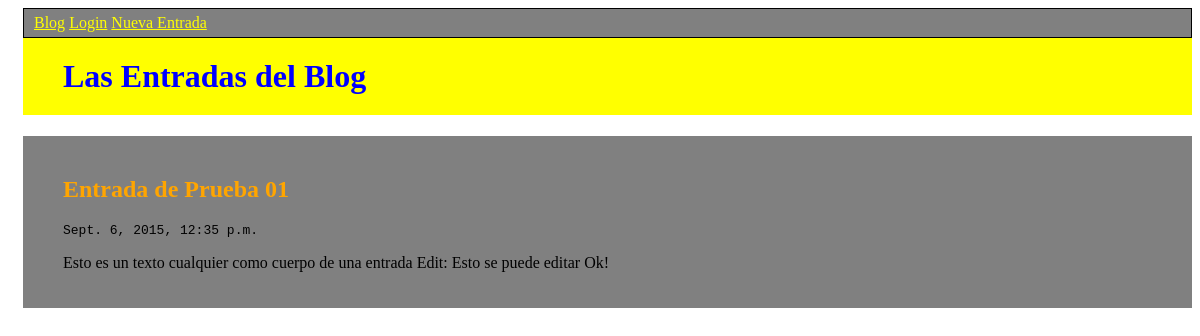
The app's page /entrada/1/ with its own data.
### blog/models.py (models this page shows, shortened)
class Entrada(models.Model):
    autor = models.ForeignKey('auth.User')
    titulo = models.CharField(max_length=200)
    cuerpo = models.TextField()
    fecha_crea = models.DateTimeField(default=timezone.now)
    fecha_publi = models.DateTimeField(blank=True, null=True)

### blog/views.py (the view)
# urls.py: url(r'^entrada/(?P<pk>[0-9]+)/$', views.detalle_entrada, name='detalle_entrada'),
def detalle_entrada(request, pk):
    entrada = get_object_or_404(Entrada, pk=pk)
    return render(request, 'blog/detalle_entrada.html', {'entrada': entrada})

### blog/templates/blog/detalle_entrada.html (shortened to what this page needs)
{% extends "blog/base.html" %}
{% block content %}
        <section class="una_entrada">
            <h2 class="titulo_entrada">{{entrada.titulo}}</h2>
            <p class="fecha_publi">{{entrada.fecha_publi}}</p>
            <p class="texto_cuerpo">{{entrada.cuerpo}}</p>
        </section>
{% endblock %}

### blog/static/css/blog.css (style rules this page uses)
body { padding-left: 15px; }
.titulo_entrada { color: orange; font-family: inconsolata; }
.una_entrada { margin-top: 0; padding: 20px 10px 20px 40px; background: grey; }
.fecha_publi { font-family: monospace; }
.texto_cuerpo { font-family: inconsolata; }

### records on screen
Entrada: titulo "Entrada de Prueba 01", fecha_publi "Sept. 6, 2015, 12:35 p.m.", cuerpo "Esto es un texto cualquier como cuerpo de una entrada Edit: Esto se puede editar Ok!"
